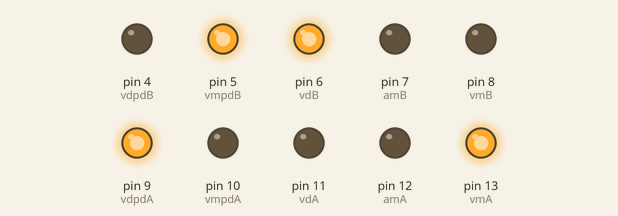
Bench run of a sketch on a simulated Arduino Uno, built with avr-gcc and run on an emulated ATmega328P. Parts: output pins drawn as LEDs (lit = HIGH).

Above: at 5.0 s.
At 12.5 s:
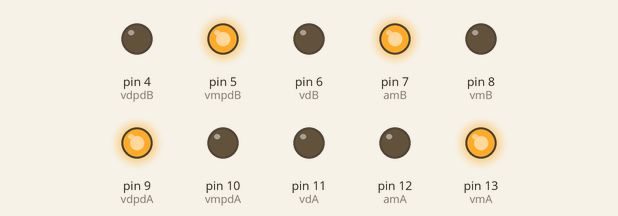
At 20.0 s:
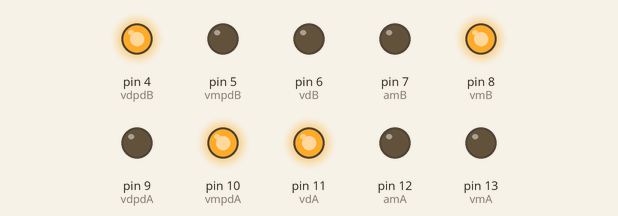
At 27.5 s:
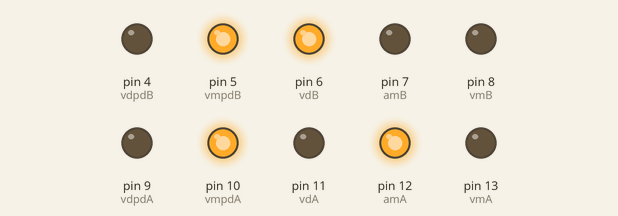
Timing chart, 0 to 39.0 s (numbered marks = the images above):
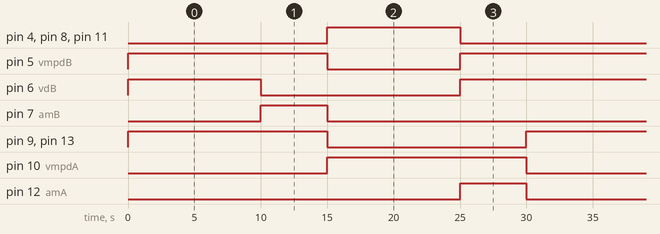

Measured:
- by itself, pin 4 (vdpdB), pin 8 (vmB), pin 11 (vdA): alternates HIGH for 10.0 s and LOW for 20.0 s
- by itself, pin 5 (vmpdB): repeats every 30.0 s: LOW 10.0 s, HIGH 20.0 s
- by itself, pin 6 (vdB): repeats every 30.0 s: LOW 15.0 s, HIGH 15.0 s
- by itself, pin 7 (amB), pin 12 (amA): alternates HIGH for 5.0 s and LOW for 25.0 s
- by itself, pin 9 (vdpdA), pin 10 (vmpdA), pin 13 (vmA): alternates HIGH for 15.0 s and LOW for 15.0 s

The sketch:

sketch_semaforo.ino
```cpp
#define vmA 13
#define amA 12
#define vdA 11
#define vmpdA 10
#define vdpdA 9
#define vmB 8
#define amB 7
#define vdB 6
#define vmpdB 5
#define vdpdB 4

void setup()
{
  pinMode(vmA, OUTPUT);
  pinMode(amA, OUTPUT);
  pinMode(vdA, OUTPUT);
  pinMode(vmpdA, OUTPUT);
  pinMode(vdpdA, OUTPUT);
  pinMode(vmB, OUTPUT);
  pinMode(amB, OUTPUT);
  pinMode(vdB, OUTPUT);
  pinMode(vmpdB, OUTPUT);
  pinMode(vdpdB, OUTPUT);
}

void loop()
{
  leds(1, 0, 0, 0, 1, 0, 0, 1, 1, 0, 10);
  leds(1, 0, 0, 0, 1, 0, 1, 0, 1, 0, 5);
  leds(0, 0, 1, 1, 0, 1, 0, 0, 0, 1, 10);
  leds(0, 1, 0, 1, 0, 0, 0, 1, 1, 0, 5);
}

void leds (bool e1, bool e2, bool e3, bool e4, bool e5,
           bool e6, bool e7, bool e8, bool e9, bool e10,
           int tempo)

{
  digitalWrite(vmA, e1);
  digitalWrite(amA, e2);
  digitalWrite(vdA, e3);
  digitalWrite(vmpdA, e4);
  digitalWrite(vdpdA, e5);
  digitalWrite(vmB, e6);
  digitalWrite(amB, e7);
  digitalWrite(vdB, e8);
  digitalWrite(vmpdB, e9);
  digitalWrite(vdpdB, e10);
  delay(tempo * 1000);
}
```
